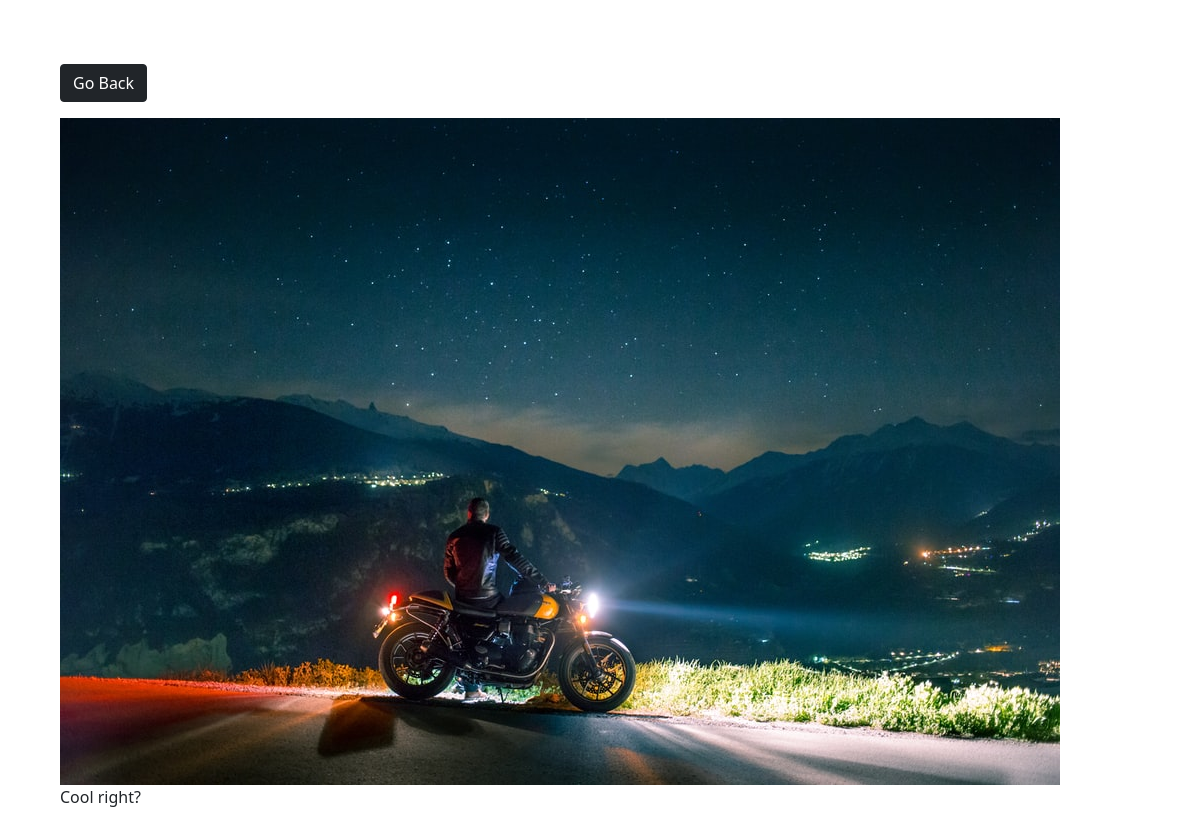
The app's page /photo2/ with its own data.
### photos/models.py (models this page shows, shortened)
class Photo(models.Model):
    category = models.ForeignKey(Category, on_delete=models.SET_NULL, null=True, blank=True)
    image = models.ImageField(null=False, blank=False)
    description = models.TextField()

### photos/views.py (the view)
# urls.py: path('photo<str:pk>/', views.viewPhoto, name='photo'),
def viewPhoto(request, pk):
    photo = Photo.objects.get(id=pk)
    return render(request, 'photos/photo.html', {'photo': photo})

### photos/templates/photos/photo.html (shortened to what this page needs)
<!DOCTYPE html>
<html lang="en">
<head>
    <link href="https://cdn.jsdelivr.net/npm/bootstrap@5.0.2/dist/css/bootstrap.min.css" rel="stylesheet">
</head>
<body class="m-5">
    <div class="container">
        <div class="row justify-content-centre">
            <div class="col">
                <a href="{% url 'gallery'%}" class="btn btn-dark my-3">Go Back</a>
                <div style="height: 90vh;">
                    <img style="max-width:100%; max-width:100%;" src="{{ photo.image.url }}" alt="">
                    <p>{{ photo.description}}</p>
                </div>
            </div>
        </div>
    </div>
</body>
</html>

### records on screen
Photo: image (picture), description "Cool right?"
